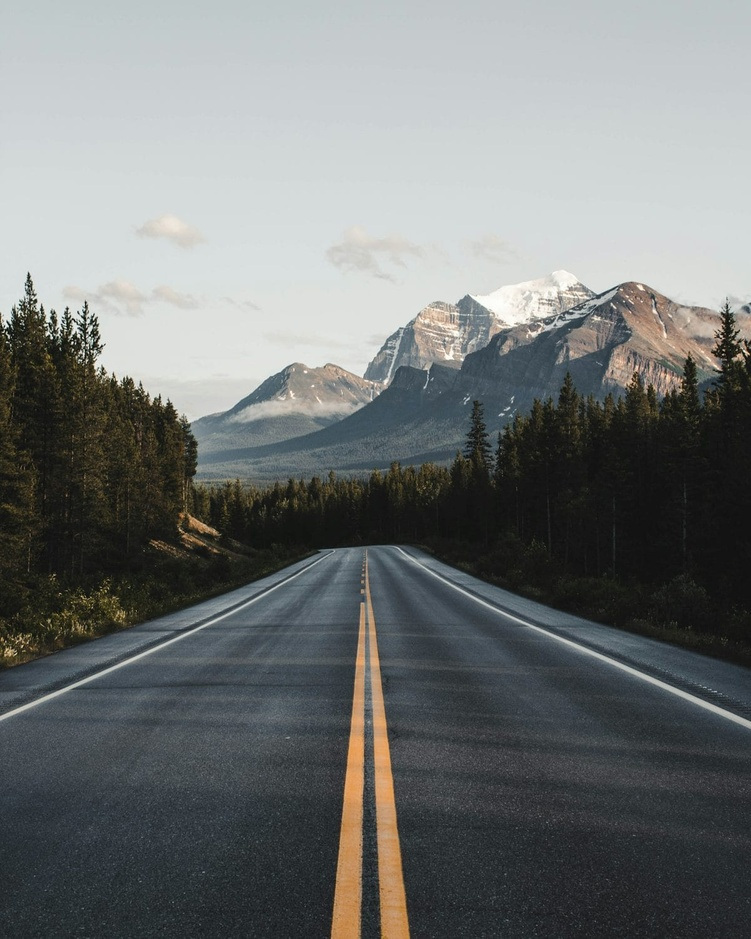
#> input picture roads.jpeg, 751 x 939 px, shrunk from 1200 x 1500 before the run
$ jupyter execute lane_detection.ipynb
#> lines starting #> are read from the running program, lines starting #| are printed output that depends on the picture; after the words box and inside, x2 and y2 are one past the last pixel; in counts of white or black regions, pixels touching at a corner belong together
[cell 1]
import cv2
import numpy as np
import matplotlib.pyplot as plt
from google.colab import files

[cell 2]
uploaded = files.upload()
#> the answer given: roads.jpeg

[cell 3]
image = cv2.imread("roads.jpeg")
#> image is the input picture: shape (939, 751, 3); mean B, G, R 116.7, 117.2, 113.9
image = cv2.cvtColor(image, cv2.COLOR_BGR2RGB)

plt.imshow(image)
plt.title("Original Image")
plt.axis("off")
plt.show()

[cell 4]
gray = cv2.cvtColor(image, cv2.COLOR_RGB2GRAY)
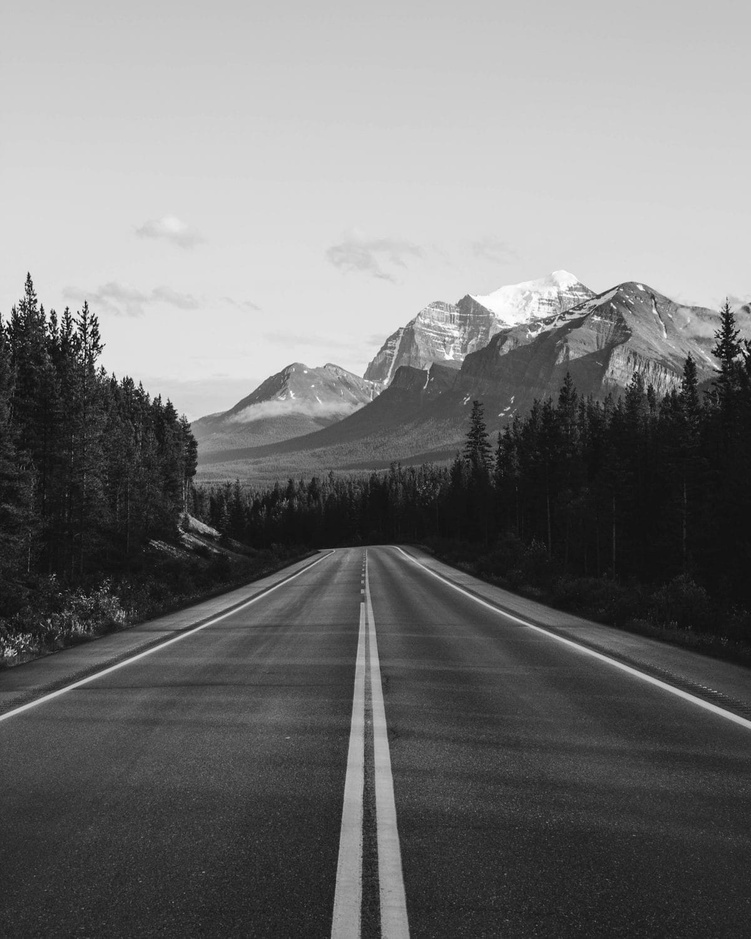
#> gray: shape (939, 751); min 1, max 255, mean 116.2

plt.imshow(gray, cmap='gray')
plt.title("Grayscale Image")
plt.axis("off")
plt.show()

[cell 5]
blur = cv2.GaussianBlur(gray, (5,5), 0)

plt.imshow(blur, cmap='gray')
plt.title("Gaussian Blurred Image")
plt.axis("off")
plt.show()

[cell 6]
edges = cv2.Canny(blur, 50, 150)
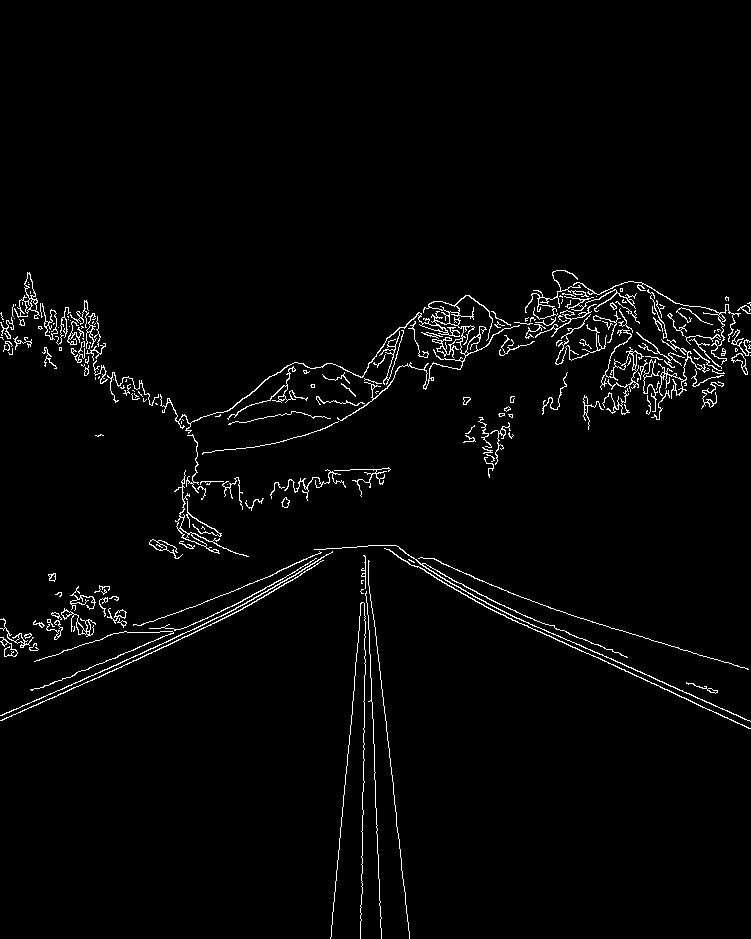
#> edges: shape (939, 751); 2.4% white in thin lines or dots, all inside (x1, y1, x2, y2) = (0, 270, 751, 939)

plt.imshow(edges, cmap='gray')
plt.title("Canny Edge Detection")
plt.axis("off")
plt.show()

[cell 7]
height, width = edges.shape
#> height = 939; width = 751
mask = np.zeros_like(edges)

polygon = np.array([[
    (0, height),
    (width, height),
    (width//2, height//2)
]], np.int32)
#> polygon = [[0, 939], [751, 939], [375, 469]]

cv2.fillPoly(mask, polygon, 255)
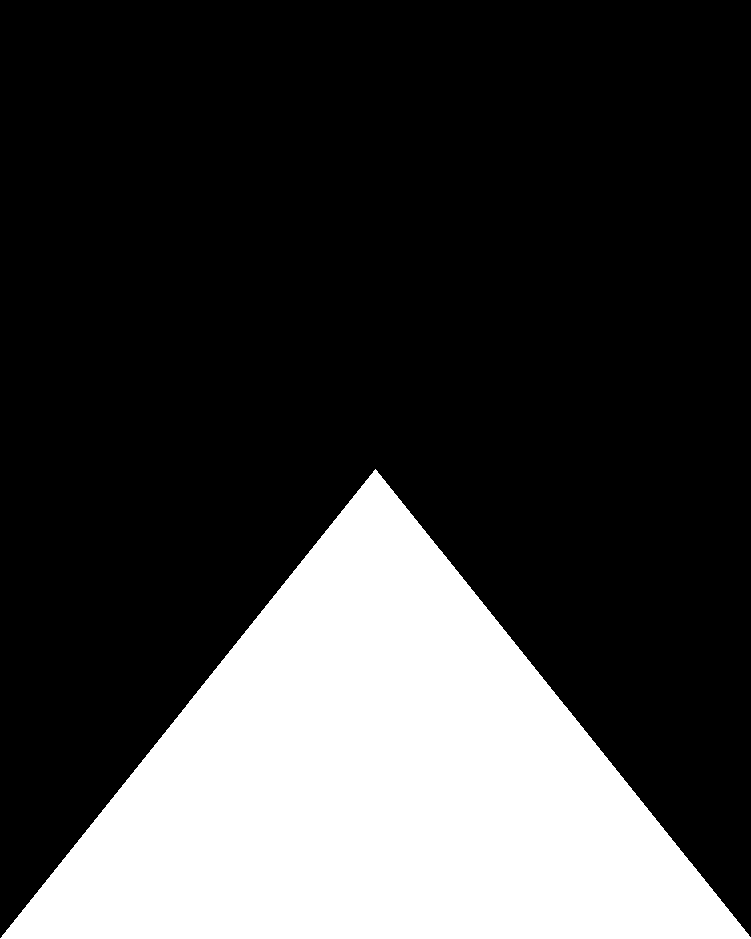
#> mask: shape (939, 751); 25.1% white; 1 white region, box (x1, y1, x2, y2) and area: (0, 469, 751, 939) 176906
roi = cv2.bitwise_and(edges, mask)
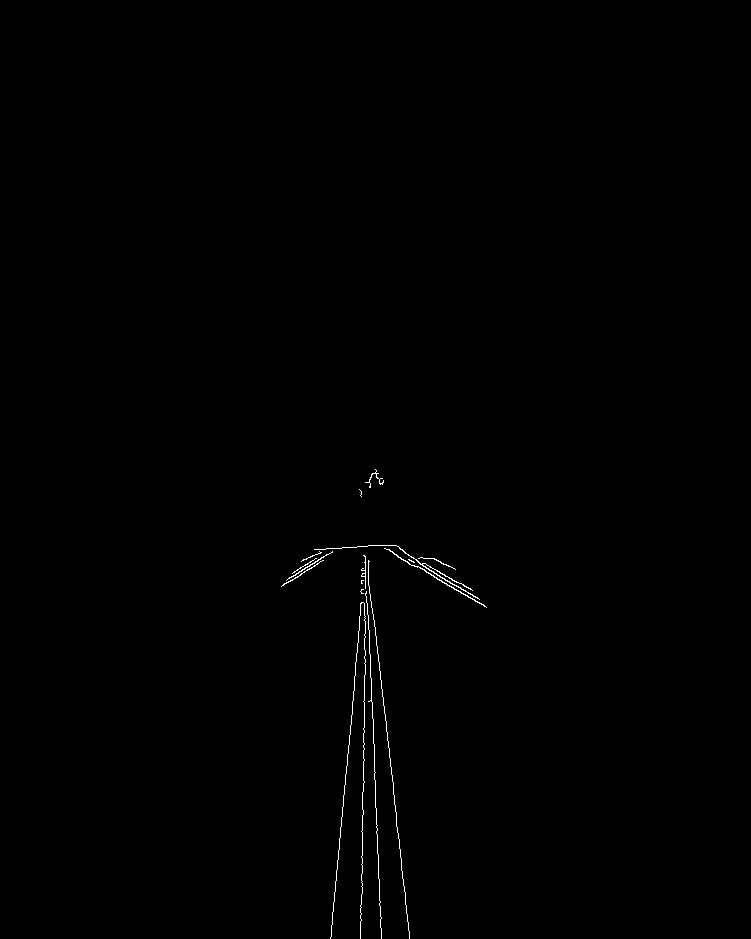
#> roi: shape (939, 751); 0.32% white in thin lines or dots, all inside (x1, y1, x2, y2) = (281, 469, 487, 939)

plt.imshow(roi, cmap='gray')
plt.title("Region of Interest")
plt.axis("off")
plt.show()

[cell 8]
line_image = np.zeros_like(image)

lines = cv2.HoughLinesP(roi, 2, np.pi/180, 100, np.array([]), minLineLength=40, maxLineGap=5)
#> lines = [[331, 936, 342, 807], [362, 848, 365, 650], [377, 646, 391, 774], [374, 750, 377, 853], [346, 773, 359, 622], [369, 638, 371, 694], [414, 565, 485, 606], [388, 741, 396, 820], [396, 821, 405, 898], [378, 854, 380, 927], [360, 938, 362, 881]]

if lines is not None:
    for line in lines:
        x1, y1, x2, y2 = line[0]
        cv2.line(line_image, (x1,y1), (x2,y2), (0,255,0), 5)
#> this loop made 11 passes

final = cv2.addWeighted(image, 0.8, line_image, 1, 1)
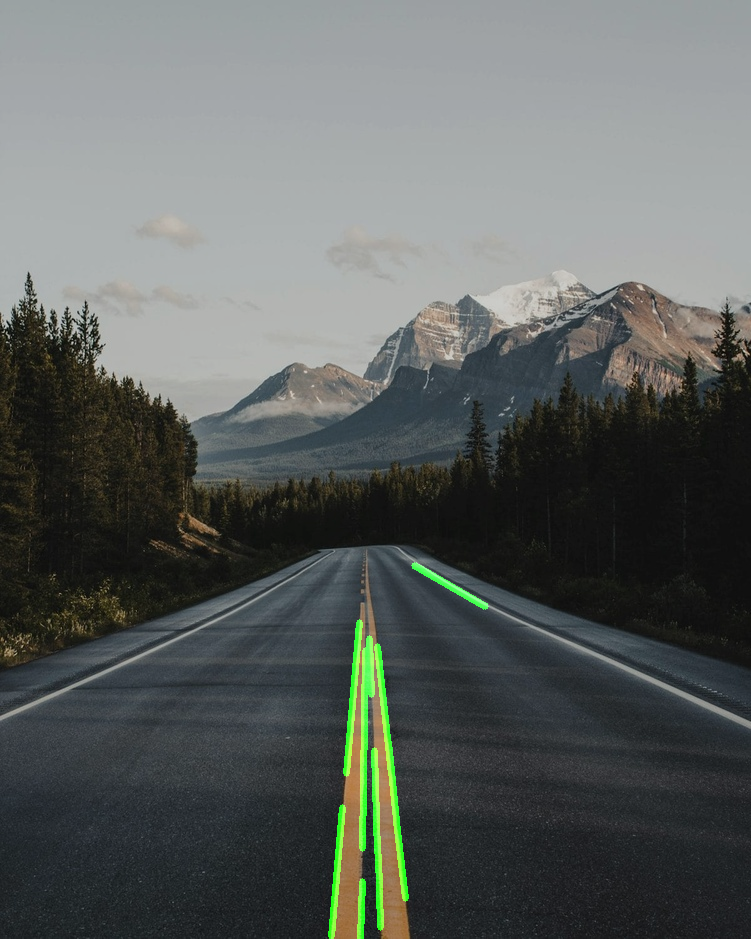
#> final: shape (939, 751, 3); mean R, G, B 92.1, 96.7, 94.4

plt.imshow(final)
plt.title("Final Lane Detection Output")
plt.axis("off")
plt.show()
